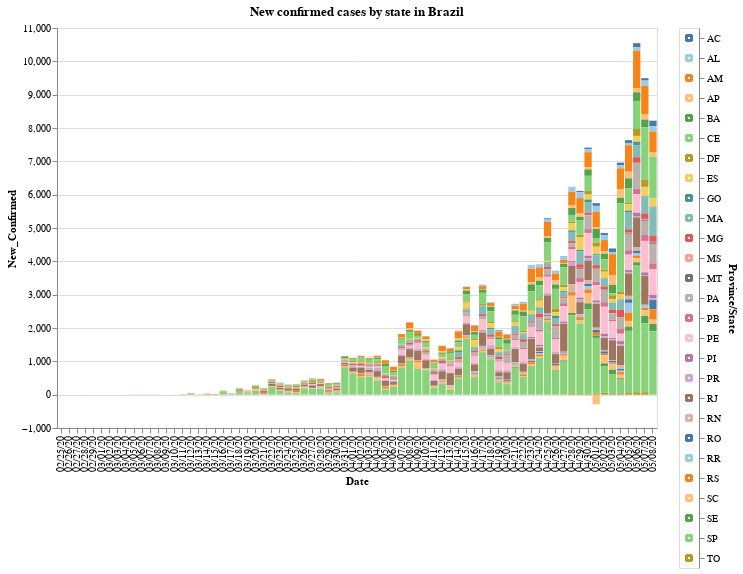

Write notebook code for a chart like this one.
### Code cell
#hide_input
input_dropdown = alt.binding_select(options=df[STATE_COLUMN].unique())
selection1 = alt.selection_single(fields=[STATE_COLUMN], bind=input_dropdown, name=' ')
selection2 = alt.selection_multi(fields=[STATE_COLUMN], on='mouseover')
color = alt.condition(selection1 | selection2,
                    alt.Color(STATE_COLUMN+':N', scale=alt.Scale(scheme='tableau20'), legend=None),
                    alt.value('lightgray'))

chart = alt.Chart(df).mark_bar().encode(
    x=alt.X(DATE_COLUMN+':O', axis=alt.Axis(title=DATE_COLUMN)),
    y=alt.Y(NEWCONFIRMED_COLUMN, axis=alt.Axis(title=NEWCONFIRMED_COLUMN)),
    color=color,
    tooltip=[DATE_COLUMN, STATE_COLUMN, NEWCONFIRMED_COLUMN],
    order=alt.Order(
    STATE_COLUMN,
    sort='descending'
    )
).properties(
    title='New confirmed cases by state in Brazil'
).add_selection(
    selection1, selection2
).transform_filter(
    selection1
)

legend = alt.Chart(df).mark_point().encode(
    y=alt.Y(STATE_COLUMN+':N', axis=alt.Axis(orient='right')),
    color=color
).add_selection(
    selection1, selection2
)

chart.properties(width=CHART_WIDTH, height=CHART_HEIGHT) | legend

### Figure 1 — Vega-Lite specification as saved in the notebook (floating-point values rounded to 4 significant figures; data arrays with more than 128 entries replaced by an {"elided": "..."} marker saying what was removed)
{"config": {"view": {"continuousWidth": 400, "continuousHeight": 300}}, "hconcat": [{"mark": "bar", "encoding": {"color": {"condition": {"type": "nominal", "field": "Province/State", "legend": null, "scale": {"scheme": "tableau20"}, "selection": {"or": [" ", "selector003"]}}, "value": "lightgray"}, "order": {"type": "nominal", "field": "Province/State", "sort": "descending"}, "tooltip": [{"type": "nominal", "field": "Date"}, {"type": "nominal", "field": "Province/State"}, {"type": "quantitative", "field": "New_Confirmed"}], "x": {"type": "ordinal", "axis": {"title": "Date"}, "field": "Date"}, "y": {"type": "quantitative", "axis": {"title": "New_Confirmed"}, "field": "New_Confirmed"}}, "height": 400, "selection": {" ": {"type": "single", "fields": ["Province/State"], "bind": {"input": "select", "options": ["SP", "ES", "RJ", "BA", "DF", "AL", "MG", "RS", "GO", "PB", "PE", "PR", "RN", "SC", "AM", "MS", "SE", "CE", "AC", "PA", "TO", "PI", "AP", "MA", "MT", "RO", "RR"]}}, "selector003": {"type": "multi", "fields": ["Province/State"], "on": "mouseover"}}, "title": "New confirmed cases by state in Brazil", "transform": [{"filter": {"selection": " "}}], "width": 600}, {"mark": "point", "encoding": {"color": {"condition": {"type": "nominal", "field": "Province/State", "legend": null, "scale": {"scheme": "tableau20"}, "selection": {"or": [" ", "selector003"]}}, "value": "lightgray"}, "y": {"type": "nominal", "axis": {"orient": "right"}, "field": "Province/State"}}, "selection": {" ": {"type": "single", "fields": ["Province/State"], "bind": {"input": "select", "options": ["SP", "ES", "RJ", "BA", "DF", "AL", "MG", "RS", "GO", "PB", "PE", "PR", "RN", "SC", "AM", "MS", "SE", "CE", "AC", "PA", "TO", "PI", "AP", "MA", "MT", "RO", "RR"]}}, "selector003": {"type": "multi", "fields": ["Province/State"], "on": "mouseover"}}}], "data": {"name": "data-e235a4ee268b0396d75bce83e44e090d"}, "$schema": "https://vega.github.io/schema/vega-lite/v4.8.1.json", "datasets": {"data-e235a4ee268b0396d75bce83e44e090d": {"elided": "1543 records"}}}
